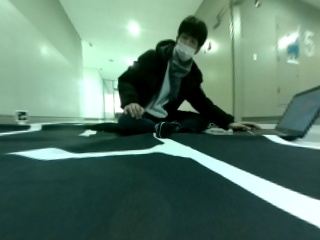
#> input picture 1218153749.jpg, 320 x 240 px
$ python brightness.py
#> lines starting #> are read from the running program, lines starting #| are printed output that depends on the picture
from __future__ import print_function
import numpy as np
import cv2

# 같은 디렉토리 내의 "cat.jpg"라는 이미지 불러와 보여주기
image = cv2.imread("1218153749.jpg")
#> image is the input picture: shape (240, 320, 3); mean B, G, R 105.9, 122, 89.8
#cv2.imshow("Original", image)

# RGB 영상은 [0,255] 범위에 해당하는 픽셀이 존재, 우리가 생각하는 연산과 다름.
# 연산 후 0보다 작은 것은 0으로, 255보다 큰것은 255로 바꿔주게 됨.
print("max of 255: {}".format(cv2.add(np.uint8([200]), np.uint8([100]))))
print("min of 0: {}".format(cv2.subtract(np.uint8([50]), np.uint8([100]))))

# numpy는 255보다 커지면 0부터 다시 세기 시작, 0보다 작아지면 255부터 다시 세기 시작.
print("wrap around: {}".format(np.uint8([200]) + np.uint8([100])))
print("wrap around: {}".format(np.uint8([50]) - np.uint8([100])))

# 밝게하기(원본보다 100만큼 밝게(최대 255))
M = np.ones(image.shape, dtype = "uint8") * 20
added = cv2.add(image, M)
cv2.imshow("Added", added)

# 어둡게하기(원본보다 50만큼 어둡게(최대 255))
M = np.ones(image.shape, dtype = "uint8") * 50
subtracted = cv2.subtract(image, M)
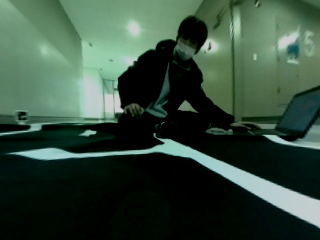
#> subtracted: shape (240, 320, 3); mean B, G, R 60.3, 75.1, 53.1
#cv2.imshow("Subtracted", subtracted)
cv2.waitKey(0)

$ run again, with 1125193134.jpg copied over 1218153749.jpg
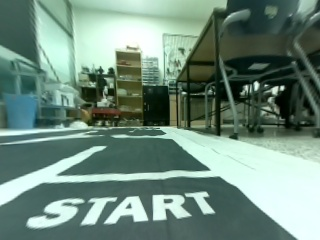
#> input picture 1125193134.jpg, 320 x 240 px
#> image is the input picture: shape (240, 320, 3); mean B, G, R 125.4, 139, 111.4
#> `subtracted = cv2.subtract(image, M)`:
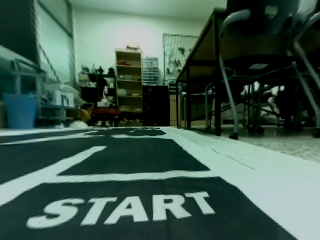
#> subtracted: shape (240, 320, 3); mean B, G, R 79, 90.7, 65.2

$ run again, with 1125193215.jpg copied over 1218153749.jpg
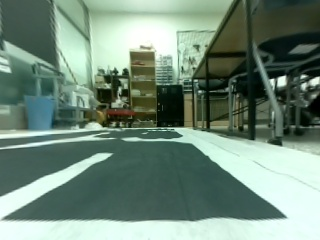
#> input picture 1125193215.jpg, 320 x 240 px
#> image is the input picture: shape (240, 320, 3); mean B, G, R 122.3, 137.7, 113.5
#> `subtracted = cv2.subtract(image, M)`:
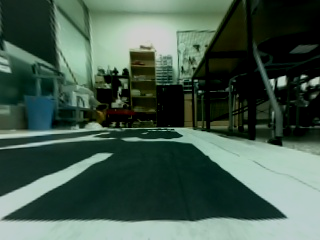
#> subtracted: shape (240, 320, 3); mean B, G, R 76.5, 89.9, 67.4

$ run again, with 1125193218.jpg copied over 1218153749.jpg
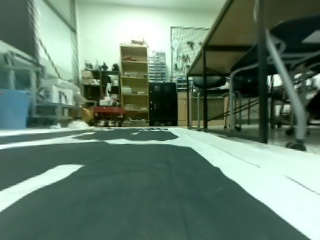
#> input picture 1125193218.jpg, 320 x 240 px
#> image is the input picture: shape (240, 320, 3); mean B, G, R 108.9, 126, 101.2
#> `subtracted = cv2.subtract(image, M)`:
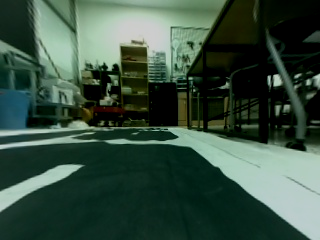
#> subtracted: shape (240, 320, 3); mean B, G, R 64.1, 78.4, 55.5
